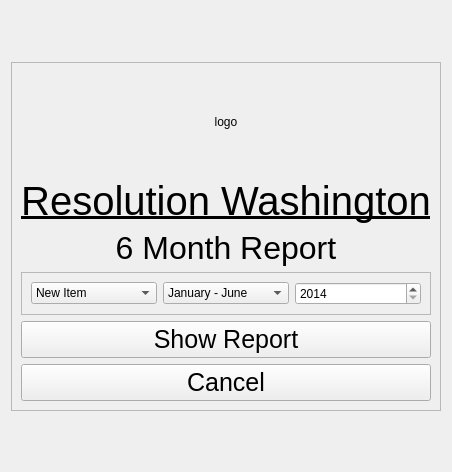
<?xml version="1.0" encoding="UTF-8"?>
<ui version="4.0">
 <class>ResWaReportForm</class>
 <widget class="QWidget" name="ResWaReportForm">
  <property name="geometry">
   <rect>
    <x>0</x>
    <y>0</y>
    <width>436</width>
    <height>472</height>
   </rect>
  </property>
  <property name="windowTitle">
   <string>Form</string>
  </property>
  <layout class="QGridLayout" name="gridLayout">
   <item row="1" column="1">
    <widget class="QFrame" name="frame">
     <property name="frameShape">
      <enum>QFrame::StyledPanel</enum>
     </property>
     <property name="frameShadow">
      <enum>QFrame::Raised</enum>
     </property>
     <layout class="QVBoxLayout" name="verticalLayout">
      <item>
       <widget class="QLabel" name="reswaLogoLabel">
        <property name="minimumSize">
         <size>
          <width>0</width>
          <height>100</height>
         </size>
        </property>
        <property name="text">
         <string>logo</string>
        </property>
        <property name="alignment">
         <set>Qt::AlignCenter</set>
        </property>
       </widget>
      </item>
      <item>
       <widget class="QLabel" name="titleLabel">
        <property name="maximumSize">
         <size>
          <width>16777215</width>
          <height>60</height>
         </size>
        </property>
        <property name="font">
         <font>
          <pointsize>30</pointsize>
          <underline>true</underline>
         </font>
        </property>
        <property name="text">
         <string>Resolution Washington</string>
        </property>
        <property name="alignment">
         <set>Qt::AlignCenter</set>
        </property>
       </widget>
      </item>
      <item>
       <widget class="QLabel" name="subtitleLabel">
        <property name="maximumSize">
         <size>
          <width>16777215</width>
          <height>40</height>
         </size>
        </property>
        <property name="font">
         <font>
          <pointsize>24</pointsize>
         </font>
        </property>
        <property name="text">
         <string>6 Month Report</string>
        </property>
        <property name="alignment">
         <set>Qt::AlignCenter</set>
        </property>
       </widget>
      </item>
      <item>
       <widget class="QFrame" name="paramsFrame">
        <property name="frameShape">
         <enum>QFrame::StyledPanel</enum>
        </property>
        <property name="frameShadow">
         <enum>QFrame::Raised</enum>
        </property>
        <layout class="QHBoxLayout" name="horizontalLayout">
         <item>
          <widget class="QComboBox" name="countyComboBox">
           <item>
            <property name="text">
             <string>New Item</string>
            </property>
           </item>
           <item>
            <property name="text">
             <string>New Item</string>
            </property>
           </item>
           <item>
            <property name="text">
             <string>New Item</string>
            </property>
           </item>
           <item>
            <property name="text">
             <string>New Item</string>
            </property>
           </item>
           <item>
            <property name="text">
             <string>New Item</string>
            </property>
           </item>
           <item>
            <property name="text">
             <string>New Item</string>
            </property>
           </item>
           <item>
            <property name="text">
             <string>New Item</string>
            </property>
           </item>
          </widget>
         </item>
         <item>
          <widget class="QComboBox" name="yearHalfComboBox">
           <item>
            <property name="text">
             <string>January - June</string>
            </property>
           </item>
           <item>
            <property name="text">
             <string>July - December</string>
            </property>
           </item>
          </widget>
         </item>
         <item>
          <widget class="QSpinBox" name="yearSpinBox">
           <property name="readOnly">
            <bool>false</bool>
           </property>
           <property name="minimum">
            <number>2014</number>
           </property>
           <property name="maximum">
            <number>3014</number>
           </property>
          </widget>
         </item>
        </layout>
       </widget>
      </item>
      <item>
       <widget class="QPushButton" name="showResportBtn">
        <property name="font">
         <font>
          <pointsize>19</pointsize>
         </font>
        </property>
        <property name="text">
         <string>Show Report</string>
        </property>
       </widget>
      </item>
      <item>
       <widget class="QPushButton" name="cancelBtn">
        <property name="font">
         <font>
          <pointsize>19</pointsize>
         </font>
        </property>
        <property name="text">
         <string>Cancel</string>
        </property>
       </widget>
      </item>
     </layout>
    </widget>
   </item>
   <item row="2" column="1">
    <spacer name="verticalSpacer_2">
     <property name="orientation">
      <enum>Qt::Vertical</enum>
     </property>
     <property name="sizeHint" stdset="0">
      <size>
       <width>20</width>
       <height>40</height>
      </size>
     </property>
    </spacer>
   </item>
   <item row="1" column="2">
    <spacer name="horizontalSpacer_2">
     <property name="orientation">
      <enum>Qt::Horizontal</enum>
     </property>
     <property name="sizeHint" stdset="0">
      <size>
       <width>40</width>
       <height>20</height>
      </size>
     </property>
    </spacer>
   </item>
   <item row="1" column="0">
    <spacer name="horizontalSpacer">
     <property name="orientation">
      <enum>Qt::Horizontal</enum>
     </property>
     <property name="sizeHint" stdset="0">
      <size>
       <width>40</width>
       <height>20</height>
      </size>
     </property>
    </spacer>
   </item>
   <item row="0" column="1">
    <spacer name="verticalSpacer">
     <property name="orientation">
      <enum>Qt::Vertical</enum>
     </property>
     <property name="sizeHint" stdset="0">
      <size>
       <width>20</width>
       <height>40</height>
      </size>
     </property>
    </spacer>
   </item>
  </layout>
 </widget>
 <resources/>
 <connections/>
</ui>
